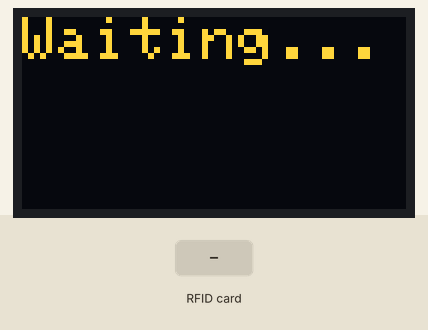
This sketch was run on a simulated Arduino Uno R4 WiFi. Parts: 128×64 one-colour display. Inputs (shaded band) come from the test bench. The OLED is the two-colour kind (top 16 rows yellow); WiFi joins after 1.5 s; servers stay silent unless stated; what the sketch prints to the serial monitor is not drawn.

Above: at 2.7 s.
2.8 s: RFID card 12 34 56 78 held to the reader
At 4.16 s:
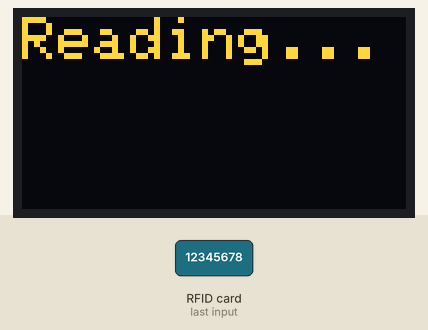
At 5.0 s:
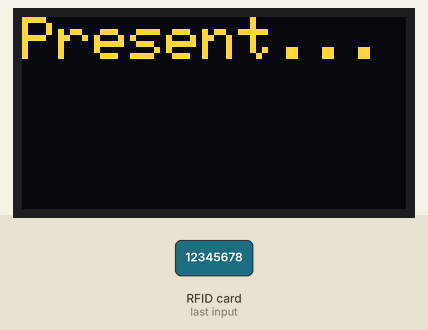
Timing chart, 0 to 6.5 s (numbered marks = the images above; inputs shaded):
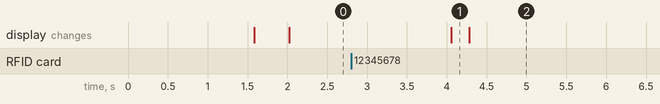

Measured:
- after the input at 2.8 s, the display: changes after 1.3 s (image 1)

The sketch:

trailcolumn2.ino
```cpp
#include <SPI.h>
#include <MFRC522.h>
#include <WiFiS3.h>
#include <WiFiClient.h>
#include <Adafruit_GFX.h>
#include <Adafruit_SSD1306.h>

#define RST_PIN         9          // Configurable, see typical pin layout above
#define SS_PIN          10         // Configurable, see typical pin layout above

MFRC522 mfrc522(SS_PIN, RST_PIN);  // Create MFRC522 instance

// Replace with your network credentials
const char* ssid     ="Xiaomi 11i";
const char* password = "12345678";

// ThingSpeak Settings
char server[] = "api.thingspeak.com";
String writeAPIKey = "EG941EXLOJ5SWOFQ";

WiFiClient client;

unsigned long lastScanTime = 0;    // When the last NFC scan started
unsigned long scanInterval = 2000; // Scan for new NFC cards every 2 seconds (2000 milliseconds)

// OLED display TWI address
#define OLED_ADDR   0x3C
Adafruit_SSD1306 display(-1);

// Add a new variable to keep track of the number of scans
int scanCount = 0;

void setup() {
  Serial.begin(9600);        // Initialize serial communications with the PC
  while (!Serial);           // Do nothing if no serial port is opened (added for Arduinos based on ATMEGA32U4)

  SPI.begin();               // Init SPI bus
  mfrc522.PCD_Init();        // Init MFRC522 card

  // Connect to WiFi network
  Serial.println();
  Serial.println();
  Serial.print("Connecting to ");
  Serial.println(ssid);

  WiFi.begin(ssid, password);

  while (WiFi.status() != WL_CONNECTED) {
    delay(500);
    Serial.print(".");
  }

  Serial.println("");
  Serial.println("WiFi connected");

  // Initialize the OLED display using Wire library
  display.begin(SSD1306_SWITCHCAPVCC, OLED_ADDR);
  display.clearDisplay();
}

void loop() {
  unsigned long currentMillis = millis(); // Get the current time

  // If 2 seconds have passed since the last scan started, start a new scan
  if (currentMillis - lastScanTime >= scanInterval) {
    lastScanTime = currentMillis; // Remember when this scan started

    display.clearDisplay();
    display.setTextSize(2);
    display.setTextColor(WHITE);
    display.setCursor(0,0);
    display.println("Waiting...");
    display.display();

    // Look for new cards
    if (mfrc522.PICC_IsNewCardPresent() && mfrc522.PICC_ReadCardSerial()) {
      byte buffer[18];
      byte size = sizeof(buffer);

      // Change the field based on the scan count
      String data = (scanCount % 2 == 0) ? "field1=" : "field2=";

      display.clearDisplay();
      display.setTextSize(2);
      display.setTextColor(WHITE);
      display.setCursor(0,0);
      display.println("Reading...");
      display.display();

      // Read pages from 6 to 11
      for (byte page = 6; page <= 11; page++) {
        mfrc522.MIFARE_Read(page, buffer, &size);

        for (byte i = 1; i < 5; i++) {
          if (buffer[i] >= 32 && buffer[i] <= 126) {
            data += (char)buffer[i];
          }
        }
      }

      if (client.connect(server,80)) { // Send data to ThingSpeak
        client.println("POST /update HTTP/1.1");
        client.println("Host: api.thingspeak.com");
        client.println("Connection: close");
        client.println("User-Agent: Arduino/1.0");
        client.println("X-THINGSPEAKAPIKEY: "+writeAPIKey);
        client.println("Content-Type: application/x-www-form-urlencoded");
        client.print("Content-Length: ");
        client.println(data.length());
        client.println();
        client.print(data);

        display.clearDisplay();
        display.setTextSize(2);
        display.setTextColor(WHITE);
        display.setCursor(0,0);
        display.println("Present...");
        display.display();
      } else {
        display.clearDisplay();
        display.setTextSize(2);
        display.setTextColor(WHITE);
        display.setCursor(0,0);
        display.println("Rescan...");
        display.display();
      }

      delay(10000); // Wait for 10 seconds before sending the next request

      // Increment the scan count
      scanCount++;
    }
  }
}
```
